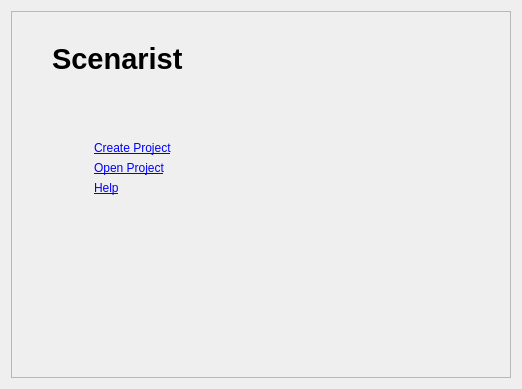
<?xml version="1.0" encoding="UTF-8"?>
<ui version="4.0">
 <class>StartUpView</class>
 <widget class="QWidget" name="StartUpView">
  <property name="geometry">
   <rect>
    <x>0</x>
    <y>0</y>
    <width>518</width>
    <height>389</height>
   </rect>
  </property>
  <property name="windowTitle">
   <string>Form</string>
  </property>
  <layout class="QGridLayout" name="gridLayout">
   <property name="spacing">
    <number>0</number>
   </property>
   <item row="0" column="0" rowspan="2">
    <spacer name="horizontalSpacer">
     <property name="orientation">
      <enum>Qt::Horizontal</enum>
     </property>
     <property name="sizeType">
      <enum>QSizePolicy::Preferred</enum>
     </property>
     <property name="sizeHint" stdset="0">
      <size>
       <width>0</width>
       <height>40</height>
      </size>
     </property>
    </spacer>
   </item>
   <item row="0" column="2" rowspan="2">
    <spacer name="horizontalSpacer_2">
     <property name="orientation">
      <enum>Qt::Horizontal</enum>
     </property>
     <property name="sizeType">
      <enum>QSizePolicy::Preferred</enum>
     </property>
     <property name="sizeHint" stdset="0">
      <size>
       <width>0</width>
       <height>40</height>
      </size>
     </property>
    </spacer>
   </item>
   <item row="0" column="1" rowspan="2">
    <widget class="QFrame" name="frame">
     <property name="sizePolicy">
      <sizepolicy hsizetype="Expanding" vsizetype="Expanding">
       <horstretch>0</horstretch>
       <verstretch>0</verstretch>
      </sizepolicy>
     </property>
     <property name="minimumSize">
      <size>
       <width>500</width>
       <height>300</height>
      </size>
     </property>
     <property name="maximumSize">
      <size>
       <width>1200</width>
       <height>16777215</height>
      </size>
     </property>
     <property name="frameShape">
      <enum>QFrame::StyledPanel</enum>
     </property>
     <property name="frameShadow">
      <enum>QFrame::Raised</enum>
     </property>
     <layout class="QGridLayout" name="gridLayout_3">
      <property name="leftMargin">
       <number>40</number>
      </property>
      <property name="topMargin">
       <number>30</number>
      </property>
      <item row="1" column="0">
       <widget class="QWidget" name="widget" native="true">
        <property name="sizePolicy">
         <sizepolicy hsizetype="Preferred" vsizetype="Expanding">
          <horstretch>0</horstretch>
          <verstretch>0</verstretch>
         </sizepolicy>
        </property>
        <property name="minimumSize">
         <size>
          <width>340</width>
          <height>0</height>
         </size>
        </property>
        <property name="maximumSize">
         <size>
          <width>340</width>
          <height>16777215</height>
         </size>
        </property>
        <layout class="QGridLayout" name="gridLayout_4">
         <property name="leftMargin">
          <number>20</number>
         </property>
         <property name="topMargin">
          <number>50</number>
         </property>
         <item row="1" column="0">
          <spacer name="verticalSpacer">
           <property name="orientation">
            <enum>Qt::Vertical</enum>
           </property>
           <property name="sizeHint" stdset="0">
            <size>
             <width>20</width>
             <height>40</height>
            </size>
           </property>
          </spacer>
         </item>
         <item row="0" column="0">
          <widget class="QWidget" name="widget_2" native="true">
           <property name="sizePolicy">
            <sizepolicy hsizetype="Fixed" vsizetype="Fixed">
             <horstretch>0</horstretch>
             <verstretch>0</verstretch>
            </sizepolicy>
           </property>
           <layout class="QGridLayout" name="gridLayout_2">
            <item row="0" column="0">
             <widget class="QLabel" name="createProjectIcon">
              <property name="text">
               <string/>
              </property>
              <property name="pixmap">
               <pixmap resource="../../Resources/Resources.qrc">:/Graphics/Icons/project_new.png</pixmap>
              </property>
             </widget>
            </item>
            <item row="0" column="1">
             <widget class="QLabel" name="createProject">
              <property name="text">
               <string>&lt;a href=&quot;#&quot;&gt;Create Project&lt;/a&gt;</string>
              </property>
             </widget>
            </item>
            <item row="1" column="0">
             <widget class="QLabel" name="openProjectIcon">
              <property name="text">
               <string/>
              </property>
              <property name="pixmap">
               <pixmap resource="../../Resources/Resources.qrc">:/Graphics/Icons/project_open.png</pixmap>
              </property>
             </widget>
            </item>
            <item row="1" column="1">
             <widget class="QLabel" name="openProject">
              <property name="text">
               <string>&lt;a href=&quot;#&quot;&gt;Open Project&lt;/a&gt;</string>
              </property>
             </widget>
            </item>
            <item row="2" column="0">
             <widget class="QLabel" name="helpIcon">
              <property name="text">
               <string/>
              </property>
              <property name="pixmap">
               <pixmap resource="../../Resources/Resources.qrc">:/Graphics/Icons/help.png</pixmap>
              </property>
             </widget>
            </item>
            <item row="2" column="1">
             <widget class="QLabel" name="help">
              <property name="text">
               <string>&lt;a href=&quot;#&quot;&gt;Help&lt;/a&gt;</string>
              </property>
             </widget>
            </item>
           </layout>
          </widget>
         </item>
         <item row="0" column="1">
          <spacer name="horizontalSpacer_3">
           <property name="orientation">
            <enum>Qt::Horizontal</enum>
           </property>
           <property name="sizeHint" stdset="0">
            <size>
             <width>40</width>
             <height>20</height>
            </size>
           </property>
          </spacer>
         </item>
        </layout>
       </widget>
      </item>
      <item row="1" column="1">
       <widget class="QListView" name="recentFiles">
        <property name="styleSheet">
         <string notr="true">background: palette(window);</string>
        </property>
        <property name="frameShape">
         <enum>QFrame::NoFrame</enum>
        </property>
        <property name="verticalScrollBarPolicy">
         <enum>Qt::ScrollBarAsNeeded</enum>
        </property>
       </widget>
      </item>
      <item row="0" column="0" colspan="2">
       <widget class="QLabel" name="logo">
        <property name="font">
         <font>
          <pointsize>22</pointsize>
          <weight>75</weight>
          <bold>true</bold>
          <underline>false</underline>
         </font>
        </property>
        <property name="text">
         <string>Scenarist</string>
        </property>
       </widget>
      </item>
     </layout>
    </widget>
   </item>
  </layout>
 </widget>
 <resources>
  <include location="../../Resources/Resources.qrc"/>
 </resources>
 <connections/>
</ui>
